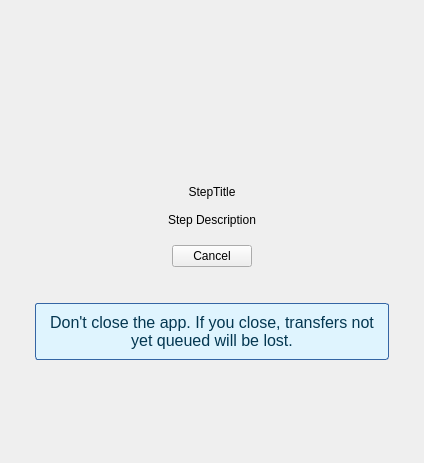
<?xml version="1.0" encoding="UTF-8"?>
<ui version="4.0">
 <class>ScanningWidget</class>
 <widget class="QWidget" name="ScanningWidget">
  <property name="geometry">
   <rect>
    <x>0</x>
    <y>0</y>
    <width>424</width>
    <height>463</height>
   </rect>
  </property>
  <property name="windowTitle">
   <string notr="true"/>
  </property>
  <layout class="QVBoxLayout" name="verticalLayout">
   <item>
    <spacer name="verticalSpacer_4">
     <property name="orientation">
      <enum>Qt::Vertical</enum>
     </property>
     <property name="sizeType">
      <enum>QSizePolicy::Preferred</enum>
     </property>
     <property name="sizeHint" stdset="0">
      <size>
       <width>20</width>
       <height>50</height>
      </size>
     </property>
    </spacer>
   </item>
   <item>
    <layout class="QHBoxLayout" name="horizontalLayout">
     <item>
      <spacer name="horizontalSpacer_18">
       <property name="orientation">
        <enum>Qt::Horizontal</enum>
       </property>
       <property name="sizeHint" stdset="0">
        <size>
         <width>40</width>
         <height>20</height>
        </size>
       </property>
      </spacer>
     </item>
     <item>
      <widget class="QLabel" name="lAnimation">
       <property name="minimumSize">
        <size>
         <width>0</width>
         <height>128</height>
        </size>
       </property>
       <property name="text">
        <string/>
       </property>
      </widget>
     </item>
     <item>
      <spacer name="horizontalSpacer_17">
       <property name="orientation">
        <enum>Qt::Horizontal</enum>
       </property>
       <property name="sizeHint" stdset="0">
        <size>
         <width>40</width>
         <height>20</height>
        </size>
       </property>
      </spacer>
     </item>
    </layout>
   </item>
   <item>
    <spacer name="verticalSpacer_9">
     <property name="orientation">
      <enum>Qt::Vertical</enum>
     </property>
     <property name="sizeType">
      <enum>QSizePolicy::Fixed</enum>
     </property>
     <property name="sizeHint" stdset="0">
      <size>
       <width>20</width>
       <height>5</height>
      </size>
     </property>
    </spacer>
   </item>
   <item>
    <widget class="QLabel" name="lStepTitle">
     <property name="text">
      <string notr="true">StepTitle</string>
     </property>
     <property name="alignment">
      <set>Qt::AlignCenter</set>
     </property>
    </widget>
   </item>
   <item>
    <spacer name="verticalSpacer">
     <property name="orientation">
      <enum>Qt::Vertical</enum>
     </property>
     <property name="sizeType">
      <enum>QSizePolicy::Fixed</enum>
     </property>
     <property name="sizeHint" stdset="0">
      <size>
       <width>20</width>
       <height>8</height>
      </size>
     </property>
    </spacer>
   </item>
   <item>
    <widget class="QLabel" name="lStepDescription">
     <property name="text">
      <string notr="true">Step Description</string>
     </property>
     <property name="alignment">
      <set>Qt::AlignCenter</set>
     </property>
    </widget>
   </item>
   <item>
    <spacer name="verticalSpacer_2">
     <property name="orientation">
      <enum>Qt::Vertical</enum>
     </property>
     <property name="sizeType">
      <enum>QSizePolicy::Fixed</enum>
     </property>
     <property name="sizeHint" stdset="0">
      <size>
       <width>20</width>
       <height>12</height>
      </size>
     </property>
    </spacer>
   </item>
   <item>
    <layout class="QHBoxLayout" name="horizontalLayout_2">
     <item>
      <spacer name="horizontalSpacer_19">
       <property name="orientation">
        <enum>Qt::Horizontal</enum>
       </property>
       <property name="sizeHint" stdset="0">
        <size>
         <width>40</width>
         <height>20</height>
        </size>
       </property>
      </spacer>
     </item>
     <item>
      <widget class="QPushButton" name="pBlockingStageCancel">
       <property name="cursor">
        <cursorShape>PointingHandCursor</cursorShape>
       </property>
       <property name="text">
        <string>Cancel</string>
       </property>
      </widget>
     </item>
     <item>
      <spacer name="horizontalSpacer_20">
       <property name="orientation">
        <enum>Qt::Horizontal</enum>
       </property>
       <property name="sizeHint" stdset="0">
        <size>
         <width>40</width>
         <height>20</height>
        </size>
       </property>
      </spacer>
     </item>
    </layout>
   </item>
   <item>
    <spacer name="verticalSpacer_3">
     <property name="orientation">
      <enum>Qt::Vertical</enum>
     </property>
     <property name="sizeType">
      <enum>QSizePolicy::Minimum</enum>
     </property>
     <property name="sizeHint" stdset="0">
      <size>
       <width>20</width>
       <height>30</height>
      </size>
     </property>
    </spacer>
   </item>
   <item>
    <layout class="QHBoxLayout" name="horizontalLayout_3">
     <item>
      <spacer name="horizontalSpacer">
       <property name="orientation">
        <enum>Qt::Horizontal</enum>
       </property>
       <property name="sizeHint" stdset="0">
        <size>
         <width>40</width>
         <height>20</height>
        </size>
       </property>
      </spacer>
     </item>
     <item>
      <widget class="QFrame" name="frame">
       <property name="sizePolicy">
        <sizepolicy hsizetype="Maximum" vsizetype="Minimum">
         <horstretch>0</horstretch>
         <verstretch>0</verstretch>
        </sizepolicy>
       </property>
       <property name="autoFillBackground">
        <bool>false</bool>
       </property>
       <property name="styleSheet">
        <string notr="true">background-color: rgb(223, 244, 254);
border-color: rgb(52, 101, 164);
border-style: solid;
border-width: 1px; 
border-radius: 3px;</string>
       </property>
       <layout class="QVBoxLayout" name="verticalLayout_2">
        <item>
         <widget class="QLabel" name="label">
          <property name="styleSheet">
           <string notr="true">color: rgb(4, 55, 81);
border-width : 0px;
font: 12pt
</string>
          </property>
          <property name="frameShadow">
           <enum>QFrame::Plain</enum>
          </property>
          <property name="text">
           <string>Don't close the app. If you close, transfers not yet queued will be lost.</string>
          </property>
          <property name="alignment">
           <set>Qt::AlignCenter</set>
          </property>
          <property name="wordWrap">
           <bool>true</bool>
          </property>
         </widget>
        </item>
       </layout>
      </widget>
     </item>
     <item>
      <spacer name="horizontalSpacer_2">
       <property name="orientation">
        <enum>Qt::Horizontal</enum>
       </property>
       <property name="sizeHint" stdset="0">
        <size>
         <width>40</width>
         <height>20</height>
        </size>
       </property>
      </spacer>
     </item>
    </layout>
   </item>
   <item>
    <spacer name="verticalSpacer_8">
     <property name="orientation">
      <enum>Qt::Vertical</enum>
     </property>
     <property name="sizeHint" stdset="0">
      <size>
       <width>20</width>
       <height>107</height>
      </size>
     </property>
    </spacer>
   </item>
  </layout>
 </widget>
 <resources/>
 <connections/>
</ui>
